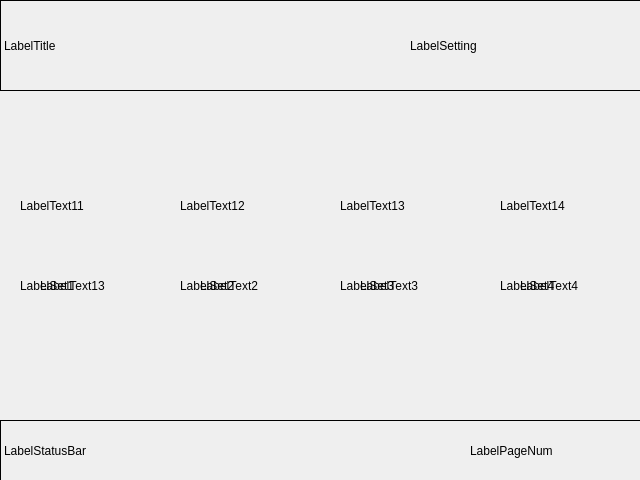
<?xml version="1.0" encoding="UTF-8"?>
<ui version="4.0">
 <class>DlgTime</class>
 <widget class="QDialog" name="DlgTime">
  <property name="geometry">
   <rect>
    <x>0</x>
    <y>0</y>
    <width>640</width>
    <height>480</height>
   </rect>
  </property>
  <property name="windowTitle">
   <string>Dialog</string>
  </property>
  <widget class="QLabel" name="LabelSet3">
   <property name="geometry">
    <rect>
     <x>340</x>
     <y>250</y>
     <width>121</width>
     <height>71</height>
    </rect>
   </property>
   <property name="frameShape">
    <enum>QFrame::NoFrame</enum>
   </property>
   <property name="text">
    <string>LabelSet3</string>
   </property>
  </widget>
  <widget class="QLabel" name="LabelTitle">
   <property name="geometry">
    <rect>
     <x>0</x>
     <y>0</y>
     <width>641</width>
     <height>91</height>
    </rect>
   </property>
   <property name="frameShape">
    <enum>QFrame::Box</enum>
   </property>
   <property name="text">
    <string>LabelTitle</string>
   </property>
  </widget>
  <widget class="QLabel" name="LabelSet2">
   <property name="geometry">
    <rect>
     <x>180</x>
     <y>250</y>
     <width>121</width>
     <height>71</height>
    </rect>
   </property>
   <property name="frameShape">
    <enum>QFrame::NoFrame</enum>
   </property>
   <property name="text">
    <string>LabelSet2</string>
   </property>
  </widget>
  <widget class="QLabel" name="LabelText2">
   <property name="geometry">
    <rect>
     <x>200</x>
     <y>250</y>
     <width>81</width>
     <height>71</height>
    </rect>
   </property>
   <property name="text">
    <string>LabelText2</string>
   </property>
  </widget>
  <widget class="QLabel" name="LabelStatusBar">
   <property name="geometry">
    <rect>
     <x>0</x>
     <y>420</y>
     <width>641</width>
     <height>61</height>
    </rect>
   </property>
   <property name="frameShape">
    <enum>QFrame::Box</enum>
   </property>
   <property name="text">
    <string>LabelStatusBar</string>
   </property>
  </widget>
  <widget class="QLabel" name="LabelText3">
   <property name="geometry">
    <rect>
     <x>360</x>
     <y>250</y>
     <width>81</width>
     <height>71</height>
    </rect>
   </property>
   <property name="text">
    <string>LabelText3</string>
   </property>
  </widget>
  <widget class="QLabel" name="LabelText1">
   <property name="geometry">
    <rect>
     <x>40</x>
     <y>250</y>
     <width>81</width>
     <height>71</height>
    </rect>
   </property>
   <property name="frameShape">
    <enum>QFrame::NoFrame</enum>
   </property>
   <property name="text">
    <string>LabelText13</string>
   </property>
  </widget>
  <widget class="QLabel" name="LabelSetting">
   <property name="geometry">
    <rect>
     <x>410</x>
     <y>0</y>
     <width>231</width>
     <height>91</height>
    </rect>
   </property>
   <property name="frameShape">
    <enum>QFrame::NoFrame</enum>
   </property>
   <property name="text">
    <string>LabelSetting</string>
   </property>
  </widget>
  <widget class="QLabel" name="LabelPageNum">
   <property name="geometry">
    <rect>
     <x>470</x>
     <y>430</y>
     <width>151</width>
     <height>41</height>
    </rect>
   </property>
   <property name="frameShape">
    <enum>QFrame::NoFrame</enum>
   </property>
   <property name="text">
    <string>LabelPageNum</string>
   </property>
  </widget>
  <widget class="QLabel" name="LabelText12">
   <property name="geometry">
    <rect>
     <x>180</x>
     <y>170</y>
     <width>121</width>
     <height>71</height>
    </rect>
   </property>
   <property name="frameShape">
    <enum>QFrame::NoFrame</enum>
   </property>
   <property name="text">
    <string>LabelText12</string>
   </property>
  </widget>
  <widget class="QLabel" name="LabelText4">
   <property name="geometry">
    <rect>
     <x>520</x>
     <y>250</y>
     <width>81</width>
     <height>71</height>
    </rect>
   </property>
   <property name="frameShape">
    <enum>QFrame::NoFrame</enum>
   </property>
   <property name="text">
    <string>LabelText4</string>
   </property>
  </widget>
  <widget class="QLabel" name="LabelText13">
   <property name="geometry">
    <rect>
     <x>340</x>
     <y>170</y>
     <width>121</width>
     <height>71</height>
    </rect>
   </property>
   <property name="frameShape">
    <enum>QFrame::NoFrame</enum>
   </property>
   <property name="text">
    <string>LabelText13</string>
   </property>
  </widget>
  <widget class="QLabel" name="LabelSet1">
   <property name="geometry">
    <rect>
     <x>20</x>
     <y>250</y>
     <width>121</width>
     <height>71</height>
    </rect>
   </property>
   <property name="frameShape">
    <enum>QFrame::NoFrame</enum>
   </property>
   <property name="frameShadow">
    <enum>QFrame::Plain</enum>
   </property>
   <property name="text">
    <string>LabelSet1</string>
   </property>
  </widget>
  <widget class="QLabel" name="LabelText11">
   <property name="geometry">
    <rect>
     <x>20</x>
     <y>170</y>
     <width>121</width>
     <height>71</height>
    </rect>
   </property>
   <property name="frameShape">
    <enum>QFrame::NoFrame</enum>
   </property>
   <property name="text">
    <string>LabelText11</string>
   </property>
  </widget>
  <widget class="QLabel" name="LabelText14">
   <property name="geometry">
    <rect>
     <x>500</x>
     <y>170</y>
     <width>121</width>
     <height>71</height>
    </rect>
   </property>
   <property name="frameShape">
    <enum>QFrame::NoFrame</enum>
   </property>
   <property name="text">
    <string>LabelText14</string>
   </property>
  </widget>
  <widget class="QLabel" name="LabelSet4">
   <property name="geometry">
    <rect>
     <x>500</x>
     <y>250</y>
     <width>121</width>
     <height>71</height>
    </rect>
   </property>
   <property name="frameShape">
    <enum>QFrame::NoFrame</enum>
   </property>
   <property name="text">
    <string>LabelSet4</string>
   </property>
  </widget>
 </widget>
 <resources/>
 <connections/>
</ui>
